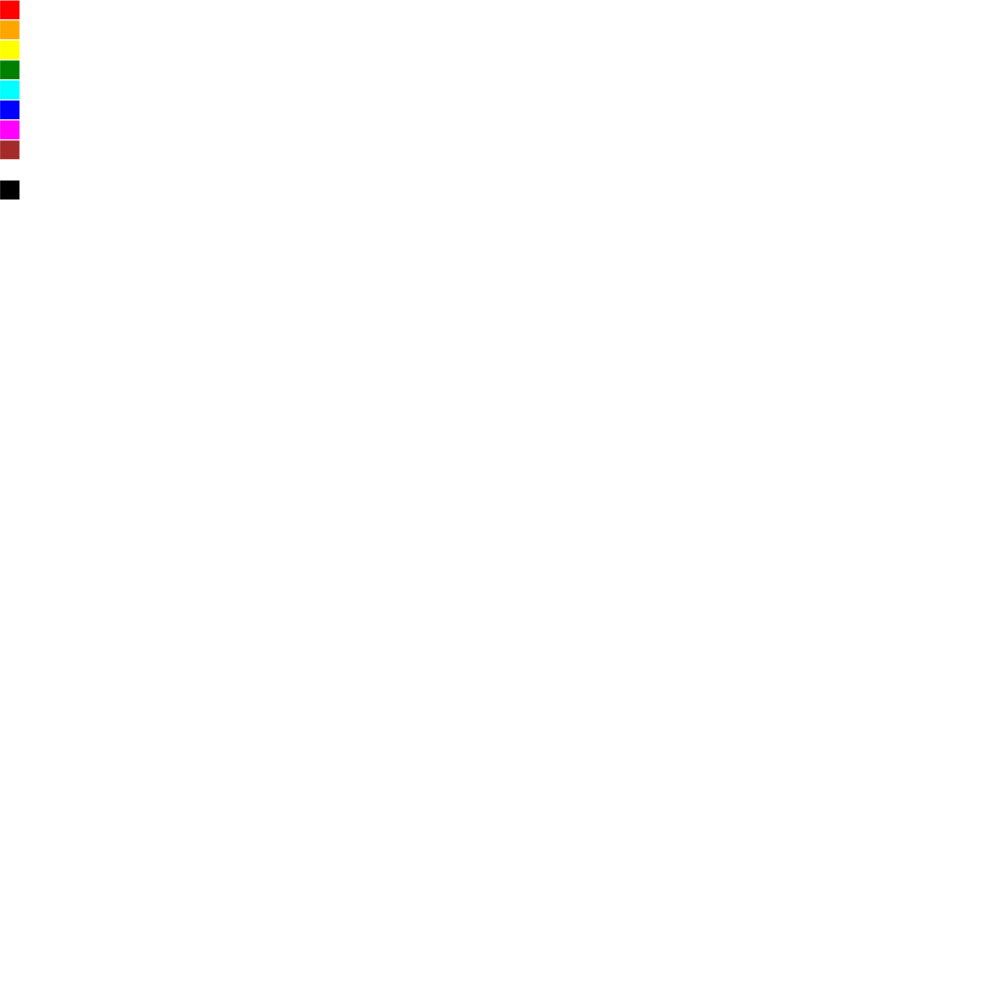
Frame 1 (no input)
Frame 60 (no input): identical to frame 1, image omitted
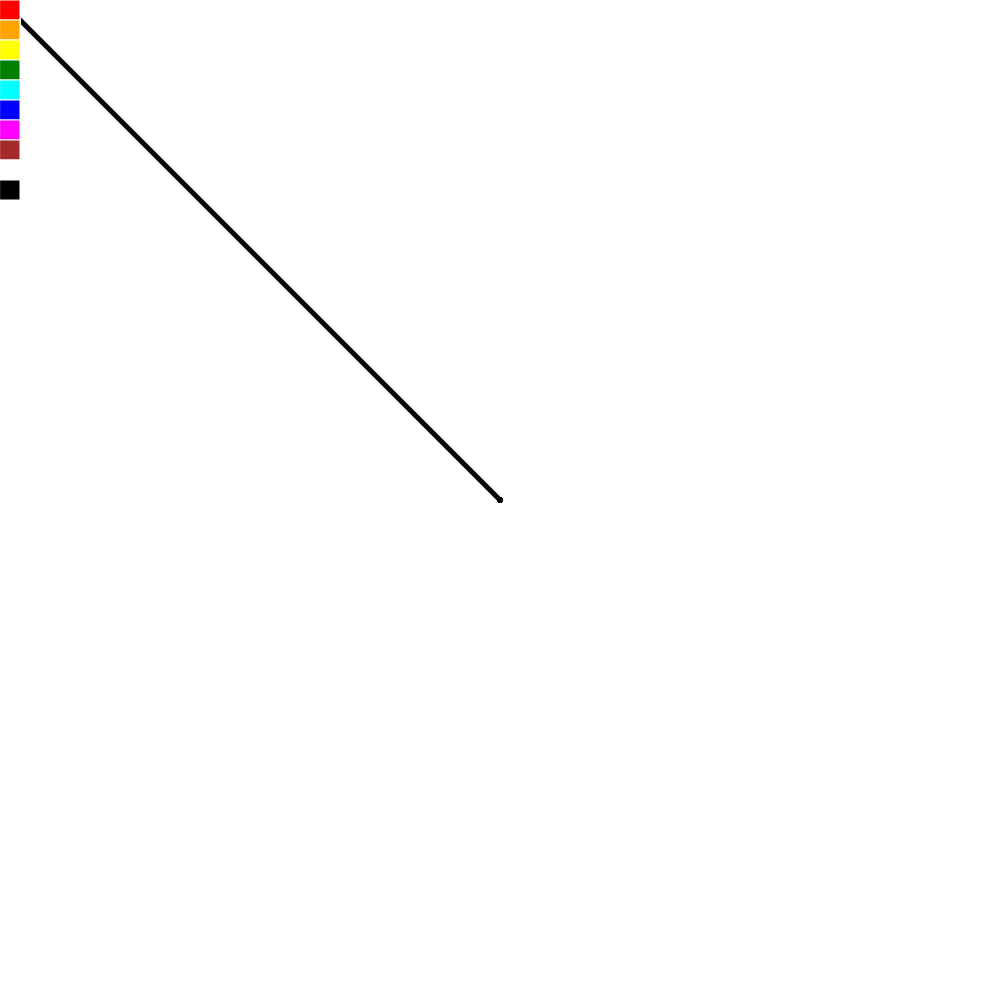
Frame 120 (the mouse pressed at the canvas centre since frame 60)

The p5.js sketch that drew these frames (run headless with seeded random() and noise() and a simulated clock; from frame 60 on, the mouse is pressed at the canvas centre):

// p5.js sketch
// ── sketch.js
let selectedColor;
let palette;


function setup() {
    createCanvas(1000, 1000);
    selectedColor = color("black");

     palette = [
         new Box(0,0, "red"),
         new Box(0,20, "orange"),
         new Box(0,40, "yellow"),
         new Box(0,60, "green"),
         new Box(0,80, "cyan"),
         new Box(0,100, "blue"),
         new Box(0,120, "magenta"),
         new Box(0,140, "brown"),
         new Box(0,160, "white"),
         new Box(0,180, "black"),

     ];
}

function draw() {
    for(let i=0; i<palette.length;i++){
        palette[i].draw();
    }

    if(mouseIsPressed){
        strokeWeight(5);
        stroke(selectedColor);
        line(mouseX,mouseY,pmouseX,pmouseY);
    }
}

function mousePressed(){
    for(let i=0; i<palette.length;i++){
        if(palette[i].contains(mouseX,mouseY)){
            selectedColor = palette[i].fill;
        }
        console.log(selectedColor);
    }
}

class Box {
    constructor(x,y,fill){
        this.x = x;
        this.y = y;
        this.fill = fill;    
    }

    draw(){
        fill(this.fill);
        stroke(255);
        strokeWeight(1);
        square(this.x,this.y,20);

    }

    contains(x,y){
        let insideX = x >= this.x && x <= this.x+20;
        let insideY = y >= this.y && y <= this.y+20;
        return insideX && insideY;
    }

}
